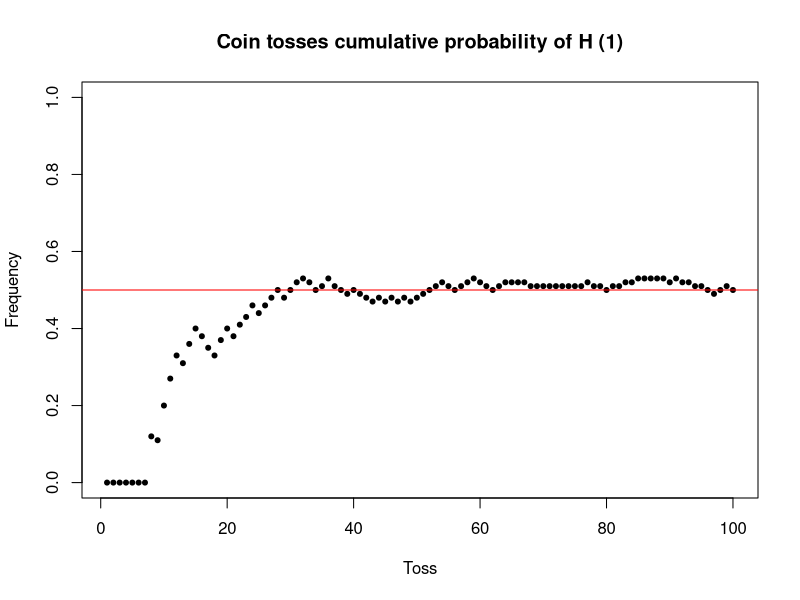

R code for this plot:
# law of large number 

# coin tosses
n <- 100
p <- 0.5
s <- 1

coin <- rbinom(n = n, size = s, prob = p)
coin

n_heads <- cumsum(coin)
n_tosses <- 1:n

p_cumulative <- n_heads/n_tosses
p_cumulative <- round(p_cumulative, digits = 2)
plot(p_cumulative, ylim = c(0,1), pch = 20,
     xlab = 'Toss', 
     ylab = 'Frequency', 
     main = 'Coin tosses cumulative probability of H (1)')

# plot the 'true' probability
abline(h = p, col = 'red')


